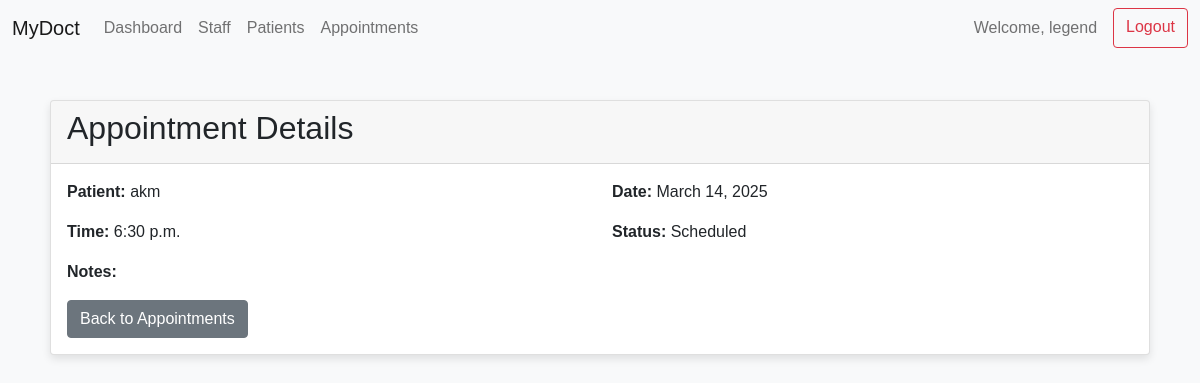
The page /appointments/view/10/ (signed in) on the database its author committed.
### app/models.py (models this page shows, shortened)
class Doctor(AbstractUser, PermissionsMixin):
    username = models.CharField(max_length=150, unique=True, default='')
    name = models.CharField(max_length=100)
    email = models.EmailField(unique=True)
    specialization = models.CharField(max_length=100)
    specification = models.TextField(blank=True, help_text="Additional details about the staff member")
    is_active = models.BooleanField(default=True)
    is_staff = models.BooleanField(default=False)
    is_superuser = models.BooleanField(default=False)
    USERNAME_FIELD = 'username'
    REQUIRED_FIELDS = ['name', 'email']
    objects = DoctorManager()

class Appointment(models.Model):
    doctor = models.ForeignKey(Doctor, on_delete=models.CASCADE)
    patient = models.ForeignKey(Patient, on_delete=models.CASCADE)
    date = models.DateField()
    time = models.TimeField()
    STATUS_CHOICES = [
        ('S', 'Scheduled'),
        ('C', 'Completed'),
        ('M', 'Missed'),
    ]
    status = models.CharField(max_length=1, choices=STATUS_CHOICES, default='S')
    notes = models.TextField(blank=True)

class Patient(models.Model):
    name = models.CharField(max_length=100)
    age = models.PositiveIntegerField()
    GENDER_CHOICES = [
        ('M', 'Male'),
        ('F', 'Female'),
        ('O', 'Other'),
    ]
    gender = models.CharField(max_length=1, choices=GENDER_CHOICES)
    medical_history = models.TextField(blank=True)
    email = models.EmailField(unique=True, blank=True)
    phone_number = models.CharField(max_length=15, blank=True)
    address = models.TextField(blank=True)
    created_at = models.DateTimeField(auto_now_add=True)

### app/views.py (the view)
# urls.py: path('appointments/view/<int:appointment_id>/', views.view_appointment, name='view_appointment'),
@login_required
def view_appointment(request, appointment_id):
    appointment = get_object_or_404(Appointment, id=appointment_id, doctor=request.user)
    return render(request, 'view_appointment.html', {
        'appointment': appointment
    })

### templates/view_appointment.html (shortened to what this page needs)
{% extends 'base.html' %}
{% block content %}
<div class="card">
    <div class="card-header">
        <h2>Appointment Details</h2>
    </div>
    <div class="card-body">
        <div class="row mb-3">
            <div class="col-md-6">
                <strong>Patient:</strong> {{ appointment.patient.name }}
            </div>
            <div class="col-md-6">
                <strong>Date:</strong> {{ appointment.date }}
            </div>
        </div>
        <div class="row mb-3">
            <div class="col-md-6">
                <strong>Time:</strong> {{ appointment.time }}
            </div>
            <div class="col-md-6">
                <strong>Status:</strong> {{ appointment.get_status_display }}
            </div>
        </div>
        <div class="mb-3">
            <strong>Notes:</strong>
        </div>
        <a href="{% url 'manage_appointments' %}" class="btn btn-secondary">Back to Appointments</a>
    </div>
</div>
{% endblock %}

### templates/base.html (shortened to what this page needs)
<!DOCTYPE html>
<html lang="en">
<head>
    <link href="https://cdn.jsdelivr.net/npm/bootstrap@5.1.3/dist/css/bootstrap.min.css" rel="stylesheet">
    {% load static %}
    <link rel="stylesheet" href="{% static 'styles.css' %}">
</head>
<body>
    {% if user.is_authenticated %}
    <nav class="navbar navbar-expand-lg navbar-light bg-light">
        <div class="container-fluid">
            <a class="navbar-brand" href="{% url 'dashboard' %}">MyDoct</a>
            <div class="collapse navbar-collapse" id="navbarNav">
                <ul class="navbar-nav me-auto mb-2 mb-lg-0">
                    <li class="nav-item">
                        <a class="nav-link" href="{% url 'dashboard' %}">Dashboard</a>
                    </li>
                    {% if user.is_superuser %}
                    <li class="nav-item">
                        <a class="nav-link" href="{% url 'list_staff' %}">Staff</a>
                    </li>
                    {% endif %}
                    {% if user.is_staff %}
                    <li class="nav-item">
                        <a class="nav-link" href="{% url 'list_patients' %}">Patients</a>
                    </li>
                    {% endif %}
                    <li class="nav-item">
                        <a class="nav-link" href="{% url 'manage_appointments' %}">Appointments</a>
                    </li>
                </ul>
                <div class="d-flex">
                    <span class="navbar-text me-3">
                        Welcome, {{ user.name }}
                    </span>
                    <a href="{% url 'logout' %}" class="btn btn-outline-danger">Logout</a>
                </div>
            </div>
        </div>
    </nav>
    {% endif %}
    <div class="container mt-4">
        {% block content %}
        {% endblock %}
    </div>
</body>
</html>

### static/styles.css (style rules this page uses)
body { font-family: 'Arial', sans-serif; background-color: #f8f9fa; }
.navbar { margin-bottom: 20px; }
.container { padding: 20px; }
.card { box-shadow: 0 4px 8px rgba(0, 0, 0, 0.1); }

### rows shown on the page
Doctor: name "legend"
Appointment: patient.name "akm", date "March 14, 2025", time "6:30 p.m.", status "Scheduled"
